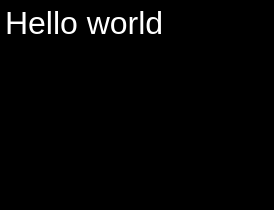
<?xml version="1.0" encoding="UTF-8"?>
<ui version="4.0">
 <class>TranslateInWidget</class>
 <widget class="QWidget" name="TranslateInWidget">
  <property name="geometry">
   <rect>
    <x>0</x>
    <y>0</y>
    <width>274</width>
    <height>210</height>
   </rect>
  </property>
  <property name="windowTitle">
   <string>TranslateInWidget</string>
  </property>
  <layout class="QGridLayout" name="gridLayout">
   <property name="leftMargin">
    <number>0</number>
   </property>
   <property name="topMargin">
    <number>0</number>
   </property>
   <property name="rightMargin">
    <number>0</number>
   </property>
   <property name="bottomMargin">
    <number>0</number>
   </property>
   <item row="0" column="0">
    <widget class="TextEdit" name="fromTxt">
     <property name="palette">
      <palette>
       <active>
        <colorrole role="Text">
         <brush brushstyle="SolidPattern">
          <color alpha="255">
           <red>255</red>
           <green>255</green>
           <blue>255</blue>
          </color>
         </brush>
        </colorrole>
        <colorrole role="Base">
         <brush brushstyle="SolidPattern">
          <color alpha="255">
           <red>0</red>
           <green>0</green>
           <blue>0</blue>
          </color>
         </brush>
        </colorrole>
        <colorrole role="PlaceholderText">
         <brush brushstyle="SolidPattern">
          <color alpha="128">
           <red>255</red>
           <green>255</green>
           <blue>255</blue>
          </color>
         </brush>
        </colorrole>
       </active>
       <inactive>
        <colorrole role="Text">
         <brush brushstyle="SolidPattern">
          <color alpha="255">
           <red>255</red>
           <green>255</green>
           <blue>255</blue>
          </color>
         </brush>
        </colorrole>
        <colorrole role="Base">
         <brush brushstyle="SolidPattern">
          <color alpha="255">
           <red>0</red>
           <green>0</green>
           <blue>0</blue>
          </color>
         </brush>
        </colorrole>
        <colorrole role="PlaceholderText">
         <brush brushstyle="SolidPattern">
          <color alpha="128">
           <red>255</red>
           <green>255</green>
           <blue>255</blue>
          </color>
         </brush>
        </colorrole>
       </inactive>
       <disabled>
        <colorrole role="Text">
         <brush brushstyle="SolidPattern">
          <color alpha="255">
           <red>190</red>
           <green>190</green>
           <blue>190</blue>
          </color>
         </brush>
        </colorrole>
        <colorrole role="Base">
         <brush brushstyle="SolidPattern">
          <color alpha="255">
           <red>239</red>
           <green>239</green>
           <blue>239</blue>
          </color>
         </brush>
        </colorrole>
        <colorrole role="PlaceholderText">
         <brush brushstyle="SolidPattern">
          <color alpha="128">
           <red>0</red>
           <green>0</green>
           <blue>0</blue>
          </color>
         </brush>
        </colorrole>
       </disabled>
      </palette>
     </property>
     <property name="font">
      <font>
       <pointsize>24</pointsize>
      </font>
     </property>
     <property name="frameShape">
      <enum>QFrame::Box</enum>
     </property>
     <property name="frameShadow">
      <enum>QFrame::Plain</enum>
     </property>
     <property name="html">
      <string>&lt;!DOCTYPE HTML PUBLIC &quot;-//W3C//DTD HTML 4.0//EN&quot; &quot;http://www.w3.org/TR/REC-html40/strict.dtd&quot;&gt;
&lt;html&gt;&lt;head&gt;&lt;meta name=&quot;qrichtext&quot; content=&quot;1&quot; /&gt;&lt;style type=&quot;text/css&quot;&gt;
p, li { white-space: pre-wrap; }
&lt;/style&gt;&lt;/head&gt;&lt;body style=&quot; font-family:'Ubuntu'; font-size:24pt; font-weight:400; font-style:normal;&quot;&gt;
&lt;p style=&quot; margin-top:0px; margin-bottom:0px; margin-left:0px; margin-right:0px; -qt-block-indent:0; text-indent:0px;&quot;&gt;Hello world&lt;/p&gt;&lt;/body&gt;&lt;/html&gt;</string>
     </property>
    </widget>
   </item>
  </layout>
 </widget>
 <customwidgets>
  <customwidget>
   <class>TextEdit</class>
   <extends>QTextEdit</extends>
   <header>lib/textedit.h</header>
  </customwidget>
 </customwidgets>
 <resources/>
 <connections/>
</ui>
